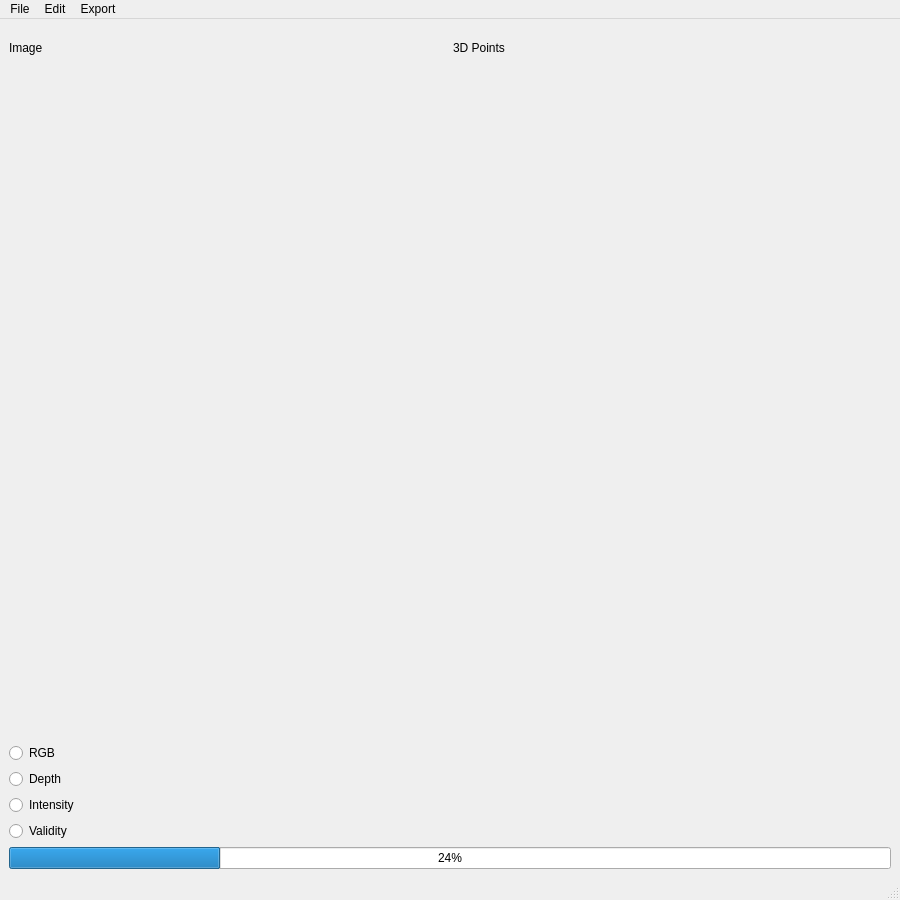
<?xml version="1.0" encoding="UTF-8"?>
<ui version="4.0">
 <class>PTXViewerWidget</class>
 <widget class="QMainWindow" name="PTXViewerWidget">
  <property name="geometry">
   <rect>
    <x>0</x>
    <y>0</y>
    <width>900</width>
    <height>900</height>
   </rect>
  </property>
  <property name="minimumSize">
   <size>
    <width>900</width>
    <height>900</height>
   </size>
  </property>
  <property name="windowTitle">
   <string>PTXViewer</string>
  </property>
  <widget class="QWidget" name="centralwidget">
   <layout class="QGridLayout" name="gridLayout_2">
    <item row="0" column="0">
     <layout class="QGridLayout" name="gridLayout" rowstretch="1,17,6">
      <item row="0" column="0">
       <widget class="QLabel" name="label_9">
        <property name="text">
         <string>Image</string>
        </property>
       </widget>
      </item>
      <item row="0" column="1">
       <widget class="QLabel" name="label_10">
        <property name="text">
         <string>3D Points</string>
        </property>
       </widget>
      </item>
      <item row="1" column="0">
       <widget class="QVTKWidget" name="qvtkWidgetLeft"/>
      </item>
      <item row="1" column="1">
       <widget class="QVTKWidget" name="qvtkWidgetRight"/>
      </item>
      <item row="2" column="0">
       <layout class="QVBoxLayout" name="verticalLayout">
        <item>
         <widget class="QRadioButton" name="radRGB">
          <property name="text">
           <string>RGB</string>
          </property>
         </widget>
        </item>
        <item>
         <widget class="QRadioButton" name="radDepth">
          <property name="text">
           <string>Depth</string>
          </property>
         </widget>
        </item>
        <item>
         <widget class="QRadioButton" name="radIntensity">
          <property name="text">
           <string>Intensity</string>
          </property>
         </widget>
        </item>
        <item>
         <widget class="QRadioButton" name="radValidity">
          <property name="text">
           <string>Validity</string>
          </property>
         </widget>
        </item>
       </layout>
      </item>
     </layout>
    </item>
    <item row="1" column="0">
     <widget class="QProgressBar" name="progressBar">
      <property name="value">
       <number>24</number>
      </property>
     </widget>
    </item>
   </layout>
  </widget>
  <widget class="QMenuBar" name="menubar">
   <property name="geometry">
    <rect>
     <x>0</x>
     <y>0</y>
     <width>900</width>
     <height>28</height>
    </rect>
   </property>
   <widget class="QMenu" name="menuFile">
    <property name="title">
     <string>File</string>
    </property>
    <addaction name="actionOpenPTX"/>
    <addaction name="actionSavePTX"/>
    <addaction name="actionQuit"/>
   </widget>
   <widget class="QMenu" name="menuEdit">
    <property name="title">
     <string>Edit</string>
    </property>
    <addaction name="actionFlipImage"/>
    <addaction name="actionDownsample"/>
   </widget>
   <widget class="QMenu" name="menuExport">
    <property name="title">
     <string>Export</string>
    </property>
    <addaction name="actionExportRGBImage"/>
    <addaction name="actionExportDepthImage"/>
    <addaction name="actionExportValidityImage"/>
    <addaction name="actionExportRGBDImage"/>
    <addaction name="actionExportRGBDVImage"/>
    <addaction name="actionExportIntensityImage"/>
    <addaction name="actionExportUnorganizedPointCloud"/>
    <addaction name="actionExportOrganizedPointCloud"/>
   </widget>
   <addaction name="menuFile"/>
   <addaction name="menuEdit"/>
   <addaction name="menuExport"/>
  </widget>
  <widget class="QStatusBar" name="statusbar"/>
  <action name="actionOpenPTX">
   <property name="text">
    <string>Open PTX</string>
   </property>
  </action>
  <action name="actionOpen_Grayscale_Image">
   <property name="text">
    <string>Open As Grayscale Image</string>
   </property>
  </action>
  <action name="actionOpen_RGBDI_Image">
   <property name="text">
    <string>Open As RGBDI Image</string>
   </property>
  </action>
  <action name="actionQuit">
   <property name="text">
    <string>Quit</string>
   </property>
  </action>
  <action name="actionFlipImage">
   <property name="text">
    <string>Flip Image</string>
   </property>
  </action>
  <action name="actionExportRGBImage">
   <property name="text">
    <string>RGB Image</string>
   </property>
  </action>
  <action name="actionExportDepthImage">
   <property name="text">
    <string>Depth Image</string>
   </property>
  </action>
  <action name="actionExportValidityImage">
   <property name="text">
    <string>Validity Image</string>
   </property>
  </action>
  <action name="actionExportRGBDImage">
   <property name="text">
    <string>RGBD Image</string>
   </property>
  </action>
  <action name="actionExportRGBDVImage">
   <property name="text">
    <string>RGBDV Image</string>
   </property>
  </action>
  <action name="actionExportIntensityImage">
   <property name="text">
    <string>Intensity Image</string>
   </property>
  </action>
  <action name="actionExportUnorganizedPointCloud">
   <property name="text">
    <string>Unorganized Point Cloud (vtp)</string>
   </property>
  </action>
  <action name="actionDownsample">
   <property name="text">
    <string>Downsample</string>
   </property>
  </action>
  <action name="actionSavePTX">
   <property name="text">
    <string>Save PTX</string>
   </property>
  </action>
  <action name="actionExportOrganizedPointCloud">
   <property name="text">
    <string>Organized Point Cloud (vts)</string>
   </property>
  </action>
 </widget>
 <customwidgets>
  <customwidget>
   <class>QVTKWidget</class>
   <extends>QWidget</extends>
   <header>QVTKWidget.h</header>
  </customwidget>
 </customwidgets>
 <resources/>
 <connections/>
</ui>
